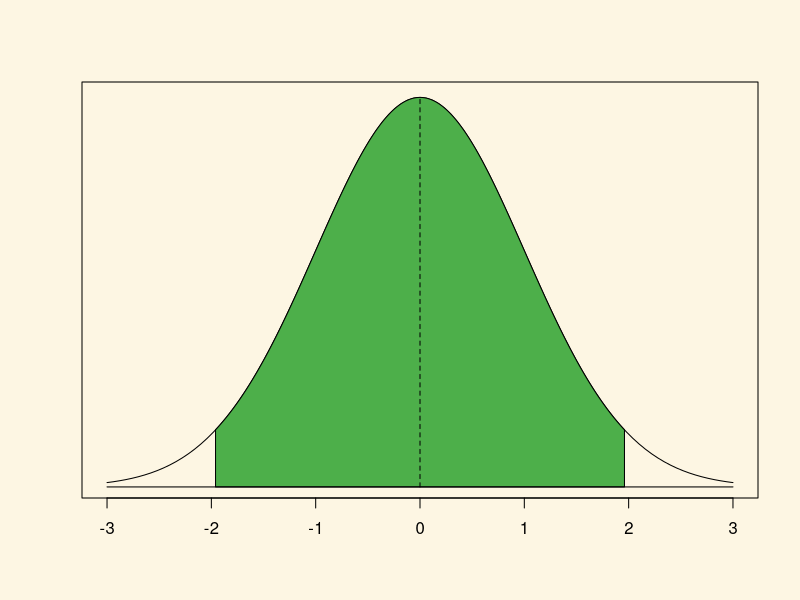
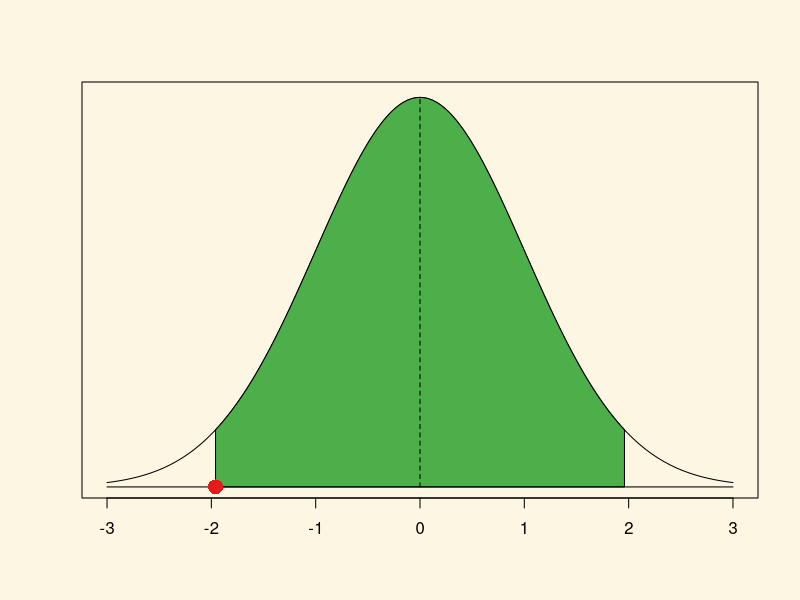
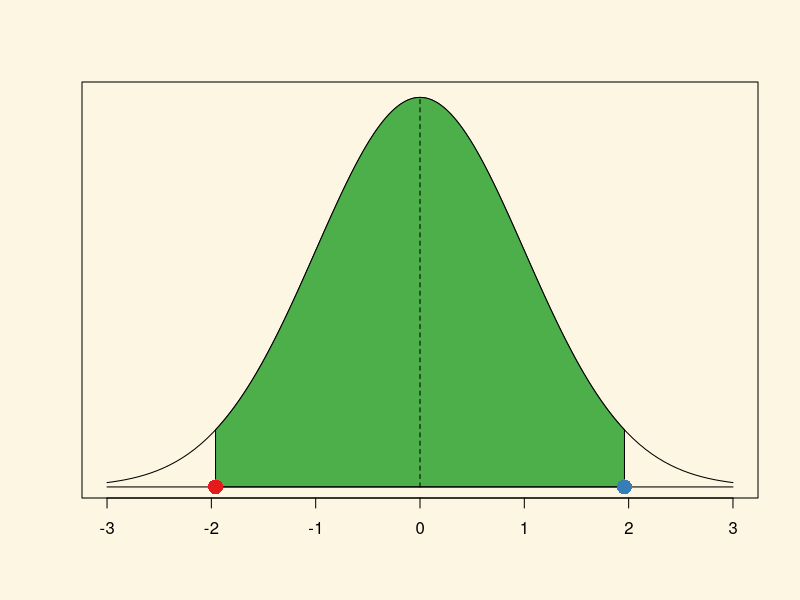
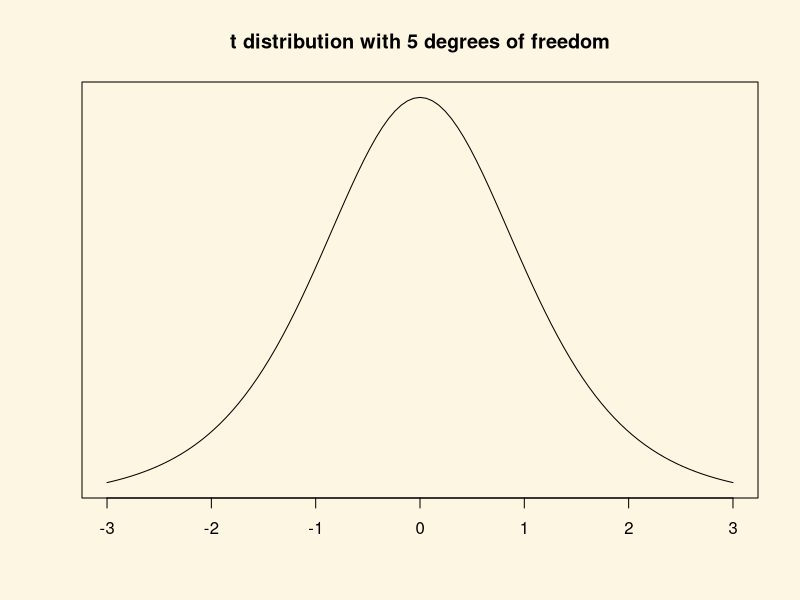
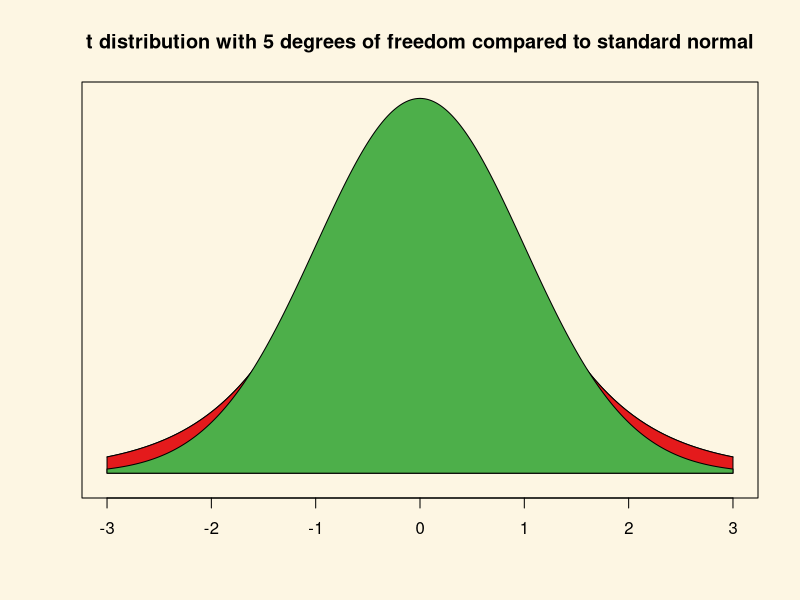
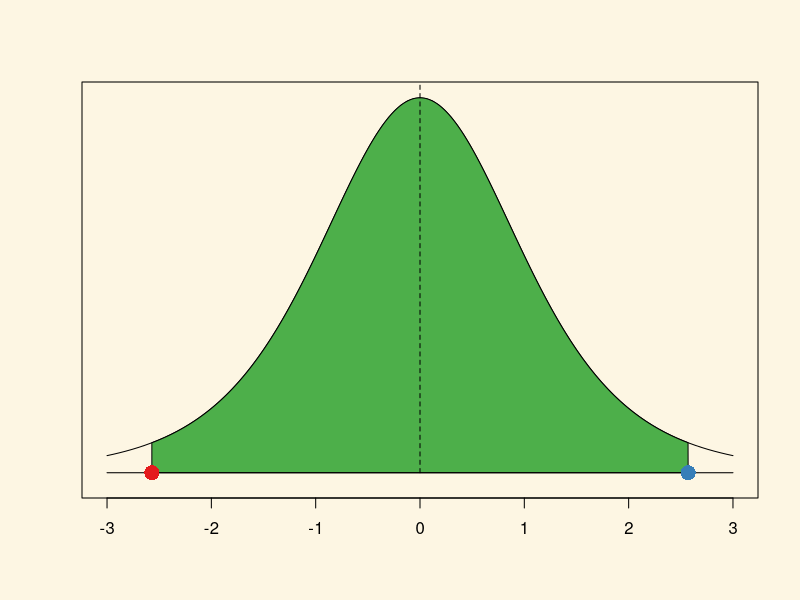
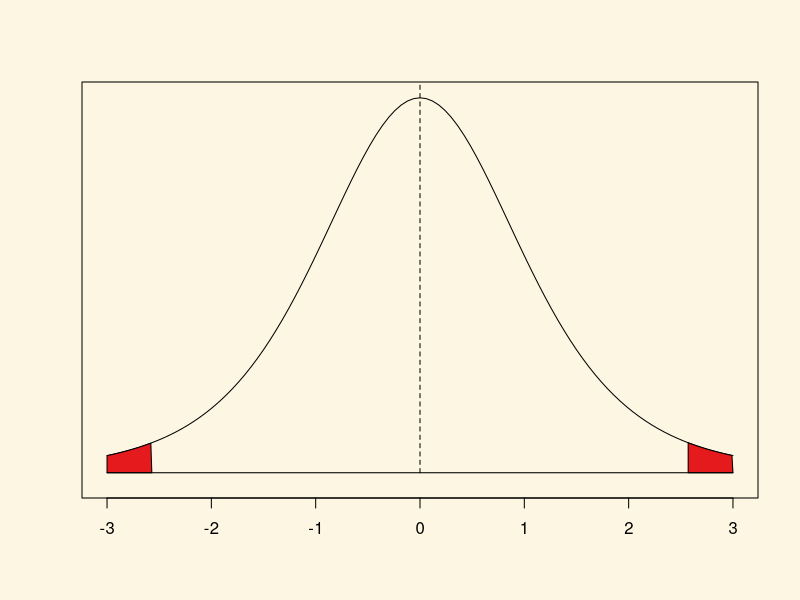
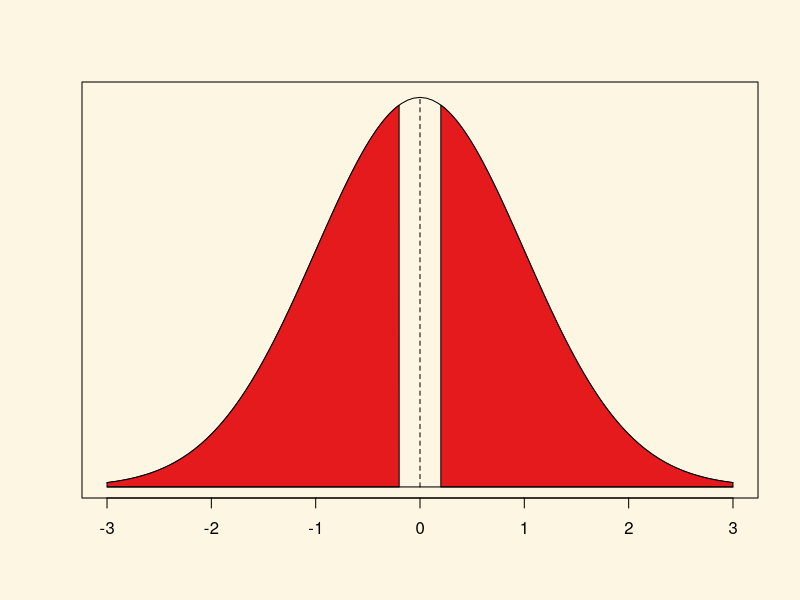

The R script that drew these images, in order:
## ---- chunk 1
# random draw of 10 values from a uniform distribution
dice <- runif(n = 10, min = 1, max = 7)
dice
## ---- chunk 2
# random draw of 10 values from a uniform distribution
dice2 <- runif(n = 10, min = 1, max = 7)

# first draw
dice
# second draw
dice2
## ---- chunk 3
# set random number generator
set.seed(123)

# random draw of 10 values from a uniform distribution
dice <- runif(n = 10, min = 1, max = 7)
dice
## ---- chunk 4
# set random number generator
set.seed(123)

# 1st random draw of 10 values from a uniform distribution
dice <- runif(n = 10, min = 1, max = 7)
dice

# 2nd random draw of 10 values from a uniform distribution
dice2 <- runif(n = 10, min = 1, max = 7)
dice2

# reset random number generator
set.seed(123)

# 3rd random draw of 10 values from a uniform distribution
dice3 <- runif(n = 10, min = 1, max = 7)
dice3

# 4th random draw of 10 values from a uniform distribution
dice4 <- runif(n = 10, min = 1, max = 7)
dice4
## ---- chunk 5
# reset random number generator
set.seed(123)
# random draw of 10 numbers from a uniform distribution with minimum 1 and maximum 7
dice <- runif(10, 1, 7)
# cut off decimals places
dice <- as.integer(dice)
dice
# frequency of dice rolls
table(dice)
## ---- chunk 6
knitr::kable(tibble::tribble(
  ~Variable,     ~Description,
  "h_j",    "1 if Free Judiciary",
  "wdi_gdpc",      "Per capita wealth in US dollars",
  "undp_hdi",      "Human development index (higher values = higher quality of life)",
  "wbgi_cce",      "Control of corruption index (higher values = more control of corruption)",
  "wbgi_pse",    "Political stability index (higher values = more stable)",
  "former_col",    "1 = country was a colony once",
  "lp_lat_abst",    "Latitude of country's captial divided by 90"
))
## ---- chunk 7
world.data <- read.csv("QoG2012.csv")
## ---- chunk 8
summary(world.data)
## ---- chunk 9
names(world.data)[2] <- "wealth" 
names(world.data)
## ---- chunk 10
mean(world.data$wealth)
## ---- chunk 11
# copy of the dataset
full.data <- world.data

# delete rows from dataset that have missings on wealth variable
world.data <- world.data[ !is.na(world.data$wealth) , ]
## ---- chunk 12
mean(world.data$wealth)
## ---- chunk 13
se.y_bar <- (sd(world.data$wealth) / sqrt( length(world.data$wealth) ))
se.y_bar
## ---- chunk 14
mean(world.data$wealth)
## ---- chunk 15
n <- length(world.data$wealth)
n
## ---- chunk 16
se.y_bar <- sd(world.data$wealth) / sqrt(n)
## ---- chunk 17
# lower bound
lb <- mean(world.data$wealth) - 1.96 * se.y_bar
# upper bound
ub <- mean(world.data$wealth) + 1.96 * se.y_bar
# results (the population mean lies within this interval with 95% probability)
lb # lower bound
mean(world.data$wealth) # sample mean
ub # upper bound
## ---- chunk 18
ci <- cbind(lower_bound = lb, mean = mean(world.data$wealth), upper_bound = ub)
ci
## ---- chunk 19
t.value <- (mean(world.data$wealth) - 10000) / se.y_bar
t.value
## ---- chunk 20
2* ( 1 - pt(t.value, df = (n-1) ))
## ---- chunk 21
t.test(world.data$wealth, mu = 10000, alt = "two.sided") 

## ---- chunk 22
options(repos=c(CRAN="https://ftp.gwdg.de/pub/misc/cran/"))
install.packages("RColorBrewer")
library(RColorBrewer)
c.cols <- brewer.pal(3, "Set1")
## ---- chunk 23
par(bg = '#fdf6e3')
curve(dnorm(x, 0, 1), xlim = c(-3, 3), ylab = "", yaxt = "n", xlab = "")
c.x <- c(-1.96, seq(-1.96, 1.96, 0.01), 1.96 )
c.y <- c(0, dnorm(seq(-1.96, 1.96, 0.01)), 0 )
polygon(c.x, c.y, col=c.cols[3])
segments(x0=-3,y0=0,x1=3,y1=0)
segments(x0=0, y0 = 0, x1=0, y = dnorm(0), lty = "dashed")
## ---- chunk 24
#
qnorm(0.025, mean = 0, sd = 1)
## ---- chunk 25
par(bg = '#fdf6e3')
curve(dnorm(x, 0, 1), xlim = c(-3, 3), ylab = "", yaxt = "n", xlab = "")
c.x <- c(-1.96, seq(-1.96, 1.96, 0.01), 1.96 )
c.y <- c(0, dnorm(seq(-1.96, 1.96, 0.01)), 0 )
polygon(c.x, c.y, col=c.cols[3])
segments(x0=-3,y0=0,x1=3,y1=0)
segments(x0=0, y0 = 0, x1=0, y = dnorm(0), lty = "dashed")
points(x=qnorm(0.025, mean = 0, sd = 1), y = 0, pch = 16, cex = 2, col = c.cols[1])
## ---- chunk 26
qnorm(0.975, mean = 0, sd = 1)
## ---- chunk 27
par(bg = '#fdf6e3')
curve(dnorm(x, 0, 1), xlim = c(-3, 3), ylab = "", yaxt = "n", xlab = "")
c.x <- c(-1.96, seq(-1.96, 1.96, 0.01), 1.96 )
c.y <- c(0, dnorm(seq(-1.96, 1.96, 0.01)), 0 )
polygon(c.x, c.y, col=c.cols[3])
segments(x0=-3,y0=0,x1=3,y1=0)
segments(x0=0, y0 = 0, x1=0, y = dnorm(0), lty = "dashed")
points(x=qnorm(0.025, mean = 0, sd = 1), y = 0, pch = 16, cex = 2, col = c.cols[1])
points(x=qnorm(0.975, mean = 0, sd = 1), y = 0, pch = 16, cex = 2, col = c.cols[2])
## ---- chunk 28
par(bg = '#fdf6e3')
curve(dt(x, 5), xlim = c(-3, 3), ylab = "", yaxt = "n", main = "t distribution with 5 degrees of freedom", 
      xlab = "")
## ---- chunk 29
par(bg = '#fdf6e3')
curve(dt(x, 5), xlim = c(-3, 3), ylab = "", yaxt = "n", xlab = "",
      main = "t distribution with 5 degrees of freedom compared to standard normal", ylim = c(-0.01, .4))
c.x <- c(-3, seq(-3, 3, 0.01), 3 )
c.y <- c(0, dt(seq(-3, 3, 0.01), df = 5), 0 )
polygon(c.x, c.y, col=c.cols[1])
c.x <- c(-3, seq(-3, 3, 0.01), 3 )
c.y <- c(0, dnorm(seq(-3, 3, 0.01)), 0 )
polygon(c.x, c.y, col=c.cols[3])
## ---- chunk 30
# value for cumulative probability 95 percent in the t distribution with 5 degrees of freedom
qt(0.975, df = 5)
## ---- chunk 31
par(bg = '#fdf6e3')
curve(dt(x, df=5), xlim = c(-3, 3), ylab = "", yaxt = "n", ylim = c(-0.01, .38), xlab = "")
c.x <- c(qt(0.025, df = 5), seq(qt(0.025, df = 5), qt(0.975, df = 5), 0.01), qt(0.975, df = 5) )
c.y <- c(0, dt(seq(qt(0.025, df = 5), qt(0.975, df = 5), 0.01), df = 5), 0 )
polygon(c.x, c.y, col=c.cols[3])
segments(x0=-3,y0=0,x1=3,y1=0)
segments(x0=0, y0 = 0, x1=0, y = dnorm(0), lty = "dashed")

points(x=qt(0.025, df = 5), y = 0, pch = 16, cex = 2, col = c.cols[1])
points(x=qt(0.975, df = 5), y = 0, pch = 16, cex = 2, col = c.cols[2])
## ---- chunk 32
summary(world.data$wealth)
## ---- chunk 33
which(world.data$h_j==1)
## ---- chunk 34
mean( world.data$wealth[which(world.data$h_j==1)])
## ---- chunk 35
mean( world.data$wealth[which(world.data$h_j==0)])
## ---- chunk 36
# t.test for the difference between 2 means
t.test(world.data$wealth[which(world.data$h_j==1)], # mean 1  
       world.data$wealth[which(world.data$h_j==0)], # mean 2
       mu = 0, # difference under the null hypothesis
       alt = "two.sided",  # two sided test (difference in means could be smaller or larger than 0)
       conf = 0.95) # confidence interval
## ---- chunk 37
(1 - pt(2.9, df = 5)) *2
## ---- chunk 38
par(bg = '#fdf6e3')
curve(dt(x, df=5), xlim = c(-3, 3), ylab = "", yaxt = "n", ylim = c(-0.01, .38), xlab = "")
c.x <- c(qt(0.975, df = 5), seq(qt(0.975, df = 5), 3, 0.01), 3 )
c.y <- c(0, dt(seq(qt(0.975, df = 5), 3, 0.01), df = 5), 0 )
polygon(c.x, c.y, col=c.cols[1])

c.x <- c(-3, seq(-3, qt(0.025, df = 5), 0.01), qt(0.025, df = 5) )
c.y <- c(0, dt(seq(-3, qt(0.025, df = 5), 0.01), df = 5), 0 )
polygon(c.x, c.y, col=c.cols[1])

segments(x0=-3,y0=0,x1=3,y1=0)
segments(x0=0, y0 = 0, x1=0, y = dnorm(0), lty = "dashed")
## ---- chunk 39
(1 - pnorm(0.1995059))*2
## ---- chunk 40
par(bg = '#fdf6e3')
curve(dnorm(x, 0, 1), xlim = c(-3, 3), ylab = "", yaxt = "n", xlab = "")

c.x <- c(0.1995059, seq(0.1995059, 3, 0.01), 3 )
c.y <- c(0, dnorm(seq(0.1995059, 3, 0.01)), 0 )
polygon(c.x, c.y, col=c.cols[1])

c.x <- c(-3, seq(-3, -0.1995059, 0.01), -0.1995059 )
c.y <- c(0, dnorm(seq(-3, -0.1995059, 0.01)), 0 )
polygon(c.x, c.y, col=c.cols[1])

segments(x0=-3,y0=0,x1=3,y1=0)
segments(x0=0, y0 = 0, x1=0, y = dnorm(0), lty = "dashed")
## ---- chunk 41
par(bg = '#fdf6e3')
# scatterplot
plot(world.data$undp_hdi ~ world.data$wbgi_cce,
  xlim = c(xmin = -2, xmax = 3),
  ylim = c(ymin = 0, ymax = 1),
  frame = FALSE,
  xlab = "World Bank Control of Corruption Index",
  ylab = "UNDP Human Development Index",
  main = "Relationship b/w Quality of Institutions and Quality of Life"
  )
## ---- chunk 42
cor(y = world.data$undp_hdi, x = world.data$wbgi_cce, use = "complete.obs")
